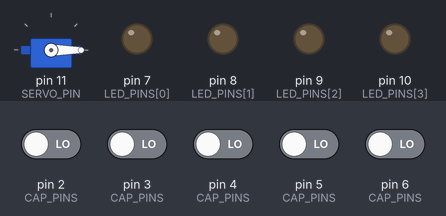
Recording of a sketch running on a simulated Arduino Uno, built with avr-gcc and run on an emulated ATmega328P. Parts: servo, output pins drawn as LEDs (lit = HIGH). The test bench sets the inputs (shaded band); at power-on: pin 2 (CAP_PINS), pin 3 (CAP_PINS), pin 4 (CAP_PINS), pin 5 (CAP_PINS), pin 6 (CAP_PINS) LOW. What the sketch prints to the serial monitor is not drawn.

Above: at 0.8 s.
0.9 s: pin 2 (CAP_PINS) driven HIGH and pin 3 (CAP_PINS) driven HIGH and pin 4 (CAP_PINS) driven HIGH and pin 5 (CAP_PINS) driven HIGH and pin 6 (CAP_PINS) driven HIGH
At 2.5 s:
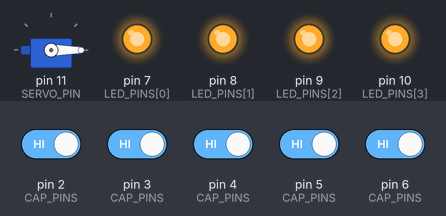
3.9 s: pin 2 (CAP_PINS) driven LOW
6.9 s: pin 3 (CAP_PINS) driven LOW
9.4 s: pin 5 (CAP_PINS) driven LOW
12.1 s: pin 2 (CAP_PINS) driven HIGH
At 14.9 s:
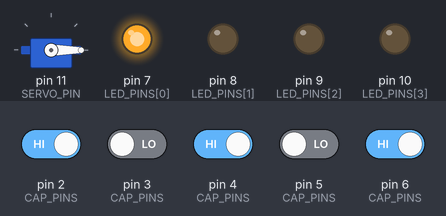
15.1 s: pin 2 (CAP_PINS) driven LOW and pin 3 (CAP_PINS) driven HIGH and pin 4 (CAP_PINS) driven LOW and pin 5 (CAP_PINS) driven HIGH and pin 6 (CAP_PINS) driven LOW
At 18.93 s:
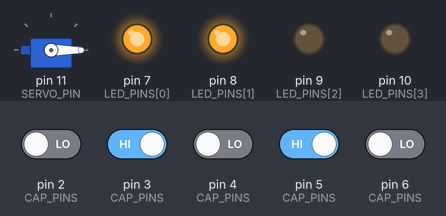
Timing chart, 0 to 19.1 s (numbered marks = the images above; inputs shaded):
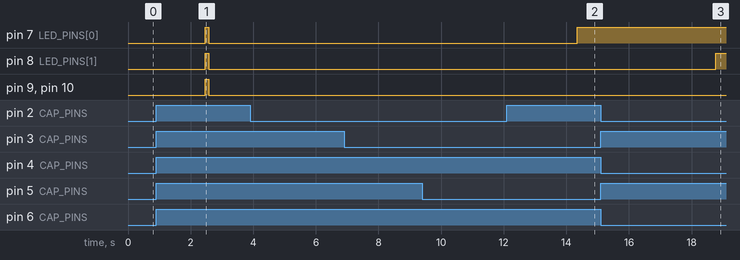

Measured:
- after the input at 0.9 s, pin 7 (LED_PINS[0]), pin 8 (LED_PINS[1]), pin 9 (LED_PINS[2]), pin 10 (LED_PINS[3]): LOW → HIGH after 1.6 s, → LOW 0.10 s later
- after the input at 12.1 s, pin 7 (LED_PINS[0]): LOW → HIGH after 2.3 s
- after the input at 15.1 s, pin 8 (LED_PINS[1]): LOW → HIGH after 3.7 s

The sketch:

term_and_cap.ino
```cpp
#include <Servo.h>

// Пины сенсоров
const byte CAP_PINS[] = {2, 3, 4, 5, 6}; // D2-D6

// Пины светодиодов
const byte LED_PINS[] = {7, 8, 9, 10};   // D7-D10
const byte NUM_LEDS = 4;

// Пин серво
const byte SERVO_PIN = 11;

// Последовательность кодов (4 шага по 5 бит)
const bool SEQUENCE[4][5] = {
  {1, 0, 1, 0, 1},
  {0, 1, 0, 1, 0},
  {0, 0, 1, 0, 0},
  {0, 1, 1, 1, 0}
};

// Порог: ниже — касание (1), выше — нет (0)
unsigned long baseline[5];        // базовые значения в покое
unsigned long TOUCH_THRESHOLD[5]; // индивидуальные пороги

// Время удержания для подтверждения кода (в миллисекундах)
const unsigned long HOLD_TIME = 800;

// Время игнорирования дребезга (в миллисекундах)
const unsigned long DEBOUNCE_TIME = 100;

Servo myservo;
byte currentStep = 0;          // Какой шаг последовательности ожидаем
unsigned long lastValidTime = 0;
bool lastCodeMatched = false;
bool sequenceCompleted = false;

void setup() {
  Serial.begin(9600);

  // Инициализация светодиодов
  for (byte i = 0; i < NUM_LEDS; i++) {
    pinMode(LED_PINS[i], OUTPUT);
    digitalWrite(LED_PINS[i], LOW);
  }

  // Инициализация серво
  myservo.attach(SERVO_PIN);
  myservo.write(0); // Начальное положение — 0 градусов

  // Инициализация сенсорных пинов — в readCap они переключаются по мере надобности
  // Калибровка!
  calibrateSensors();
  for (byte i = 0; i < NUM_LEDS; i++) {
    digitalWrite(LED_PINS[i], HIGH);
  }
  delay(100);
  for (byte i = 0; i < NUM_LEDS; i++) {
    digitalWrite(LED_PINS[i], LOW);
  }
  delay(1000); // пауза, чтобы Serial успел вывести
}


void calibrateSensors() {
  const byte numSamples = 20;
  unsigned long sum[5] = {0, 0, 0, 0, 0};

  Serial.println("Калибровка... Не трогайте сенсоры!");

  for (byte s = 0; s < numSamples; s++) {
    for (byte i = 0; i < 5; i++) {
      sum[i] += readCapFiltered(CAP_PINS[i]);
    }
    delay(20);
  }

  for (byte i = 0; i < 5; i++) {
    baseline[i] = sum[i] / numSamples;
    TOUCH_THRESHOLD[i] = baseline[i] / 12; // <-- коэффициент 8

    // Защита от слишком низких/высоких порогов
    if (TOUCH_THRESHOLD[i] < 50)   TOUCH_THRESHOLD[i] = 50;
    if (TOUCH_THRESHOLD[i] > 1000) TOUCH_THRESHOLD[i] = 1000;

    Serial.print("Сенсор "); Serial.print(i);
    Serial.print(": baseline="); Serial.print(baseline[i]);
    Serial.print(", порог="); Serial.println(TOUCH_THRESHOLD[i]);
  }
}


// Измерение ёмкости (как в оригинале)
unsigned long readCap(byte pin) {
  pinMode(pin, OUTPUT);
  digitalWrite(pin, LOW);
  delayMicroseconds(10);

  unsigned long start = micros();
  pinMode(pin, INPUT);
  while (digitalRead(pin) == LOW) {
    if (micros() - start > 100000) break; // 100 мс максимум
  }
  return micros() - start;
}

// Фильтрация сортировкой (медиана)
unsigned long readCapFiltered(byte pin) {
  const int N = 5;
  unsigned long buf[N];
  for (int i = 0; i < N; i++) {
    buf[i] = readCap(pin);
    delay(2);
  }
  // Сортировка
  for (int i = 0; i < N - 1; i++) {
    for (int j = i + 1; j < N; j++) {
      if (buf[i] > buf[j]) {
        unsigned long t = buf[i];
        buf[i] = buf[j];
        buf[j] = t;
      }
    }
  }
  return buf[N / 2];
}

// Чтение 5-битного кода
void readSensors(bool code[5]) {
  for (byte i = 0; i < 5; i++) {
    unsigned long val = readCapFiltered(CAP_PINS[i]);
    code[i] = (val < TOUCH_THRESHOLD[i]); // независимо для каждого
    // Для отладки:
    Serial.print(val); Serial.print(" ("); Serial.print(TOUCH_THRESHOLD[i]); Serial.print(") ");
  }
  Serial.println();
}

// Сравнение двух 5-битных кодов
bool codesEqual(const bool a[5], const bool b[5]) {
  for (byte i = 0; i < 5; i++) {
    if (a[i] != b[i]) return false;
  }
  return true;
}

void loop() {
  if (sequenceCompleted) {
    // Ничего не делаем после завершения
    return;
  }

  bool currentCode[5];
  readSensors(currentCode);

  // Проверяем, совпадает ли текущий код с ожидаемым шагом
  Serial.print("currentCode = ");
  for(int i=0;i<5;i++){
    Serial.print(currentCode[i] ? "1" : "0");
  }
  Serial.print(" SEQUENCE[");
  Serial.print(currentStep);
  Serial.print("] = ");
  for(int i=0;i<5;i++){
    Serial.print(SEQUENCE[currentStep][i] ? "1" : "0");
  }
  Serial.println();
  if (codesEqual(currentCode, SEQUENCE[currentStep])) {
    unsigned long now = millis();

    if (!lastCodeMatched) {
      // Только что началось совпадение — запоминаем время
      lastValidTime = now;
      lastCodeMatched = true;
    } else {
      // Уже в совпадении — проверяем, прошло ли HOLD_TIME
      if (now - lastValidTime >= HOLD_TIME) {
        // Подтверждённый ввод шага
        digitalWrite(LED_PINS[currentStep], HIGH);
        currentStep++;

        if (currentStep >= 4) {
          // Последовательность завершена
          myservo.write(90);
          sequenceCompleted = true;
          // Можно добавить сигнал или задержку, если нужно
        }

        // Сброс состояния, чтобы не засчитать повторно
        lastCodeMatched = false;
        lastValidTime = 0;
        delay(200); // небольшая пауза, чтобы избежать повторного срабатывания
      }
    }
  } else {
    // Код не совпадает — сбрасываем таймер совпадения
    lastCodeMatched = false;
    lastValidTime = 0;
  }

  delay(20); // небольшая задержка для стабильности
}
```
